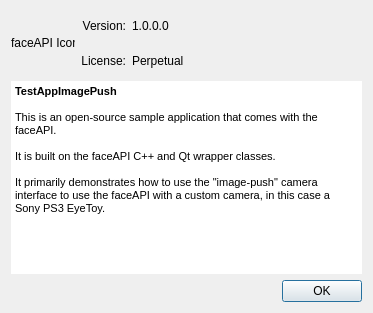
<?xml version="1.0" encoding="UTF-8"?>
<ui version="4.0">
 <class>UICAboutDialog</class>
 <widget class="QDialog" name="UICAboutDialog">
  <property name="windowModality">
   <enum>Qt::WindowModal</enum>
  </property>
  <property name="geometry">
   <rect>
    <x>0</x>
    <y>0</y>
    <width>373</width>
    <height>313</height>
   </rect>
  </property>
  <property name="windowTitle">
   <string>About TestAppImagePush</string>
  </property>
  <layout class="QVBoxLayout" name="verticalLayout">
   <item>
    <layout class="QHBoxLayout" name="horizontalLayout_2">
     <item>
      <widget class="QLabel" name="_faceapi_icon_label">
       <property name="minimumSize">
        <size>
         <width>64</width>
         <height>64</height>
        </size>
       </property>
       <property name="maximumSize">
        <size>
         <width>64</width>
         <height>64</height>
        </size>
       </property>
       <property name="text">
        <string>faceAPI Icon</string>
       </property>
      </widget>
     </item>
     <item>
      <layout class="QHBoxLayout" name="horizontalLayout">
       <item>
        <layout class="QGridLayout" name="gridLayout">
         <item row="0" column="0">
          <widget class="QLabel" name="label_2">
           <property name="text">
            <string>Version:</string>
           </property>
           <property name="alignment">
            <set>Qt::AlignRight|Qt::AlignTrailing|Qt::AlignVCenter</set>
           </property>
          </widget>
         </item>
         <item row="0" column="1">
          <widget class="QLabel" name="_faceapi_version_label">
           <property name="text">
            <string>1.0.0.0</string>
           </property>
          </widget>
         </item>
         <item row="1" column="0">
          <widget class="QLabel" name="label_3">
           <property name="text">
            <string>License:</string>
           </property>
           <property name="alignment">
            <set>Qt::AlignRight|Qt::AlignTrailing|Qt::AlignVCenter</set>
           </property>
          </widget>
         </item>
         <item row="1" column="1">
          <widget class="QLabel" name="_faceapi_licenseinfo_label">
           <property name="text">
            <string>Perpetual</string>
           </property>
          </widget>
         </item>
        </layout>
       </item>
       <item>
        <spacer name="horizontalSpacer_2">
         <property name="orientation">
          <enum>Qt::Horizontal</enum>
         </property>
         <property name="sizeHint" stdset="0">
          <size>
           <width>40</width>
           <height>20</height>
          </size>
         </property>
        </spacer>
       </item>
      </layout>
     </item>
    </layout>
   </item>
   <item>
    <widget class="QTextBrowser" name="_about_text_browser">
     <property name="sizePolicy">
      <sizepolicy hsizetype="Minimum" vsizetype="MinimumExpanding">
       <horstretch>0</horstretch>
       <verstretch>0</verstretch>
      </sizepolicy>
     </property>
     <property name="frameShape">
      <enum>QFrame::NoFrame</enum>
     </property>
     <property name="frameShadow">
      <enum>QFrame::Sunken</enum>
     </property>
     <property name="verticalScrollBarPolicy">
      <enum>Qt::ScrollBarAlwaysOff</enum>
     </property>
     <property name="horizontalScrollBarPolicy">
      <enum>Qt::ScrollBarAlwaysOff</enum>
     </property>
     <property name="html">
      <string>&lt;!DOCTYPE HTML PUBLIC &quot;-//W3C//DTD HTML 4.0//EN&quot; &quot;http://www.w3.org/TR/REC-html40/strict.dtd&quot;&gt;
&lt;html&gt;&lt;head&gt;&lt;meta name=&quot;qrichtext&quot; content=&quot;1&quot; /&gt;&lt;style type=&quot;text/css&quot;&gt;
p, li { white-space: pre-wrap; }
&lt;/style&gt;&lt;/head&gt;&lt;body style=&quot; font-family:'MS Shell Dlg 2'; font-size:8.25pt; font-weight:400; font-style:normal;&quot;&gt;
&lt;p style=&quot; margin-top:0px; margin-bottom:0px; margin-left:0px; margin-right:0px; -qt-block-indent:0; text-indent:0px;&quot;&gt;&lt;span style=&quot; font-size:8pt; font-weight:600;&quot;&gt;TestAppImagePush&lt;/span&gt;&lt;/p&gt;
&lt;p style=&quot;-qt-paragraph-type:empty; margin-top:0px; margin-bottom:0px; margin-left:0px; margin-right:0px; -qt-block-indent:0; text-indent:0px; font-size:8pt;&quot;&gt;&lt;/p&gt;
&lt;p style=&quot; margin-top:0px; margin-bottom:0px; margin-left:0px; margin-right:0px; -qt-block-indent:0; text-indent:0px;&quot;&gt;&lt;span style=&quot; font-size:8pt;&quot;&gt;This is an open-source sample application that comes with the faceAPI.&lt;/span&gt;&lt;/p&gt;
&lt;p style=&quot;-qt-paragraph-type:empty; margin-top:0px; margin-bottom:0px; margin-left:0px; margin-right:0px; -qt-block-indent:0; text-indent:0px; font-size:8pt;&quot;&gt;&lt;/p&gt;
&lt;p style=&quot; margin-top:0px; margin-bottom:0px; margin-left:0px; margin-right:0px; -qt-block-indent:0; text-indent:0px;&quot;&gt;&lt;span style=&quot; font-size:8pt;&quot;&gt;It is built on the faceAPI C++ and Qt wrapper classes.&lt;/span&gt;&lt;/p&gt;
&lt;p style=&quot;-qt-paragraph-type:empty; margin-top:0px; margin-bottom:0px; margin-left:0px; margin-right:0px; -qt-block-indent:0; text-indent:0px; font-size:8pt;&quot;&gt;&lt;/p&gt;
&lt;p style=&quot; margin-top:0px; margin-bottom:0px; margin-left:0px; margin-right:0px; -qt-block-indent:0; text-indent:0px;&quot;&gt;&lt;span style=&quot; font-size:8pt;&quot;&gt;It primarily demonstrates how to use the &quot;image-push&quot; camera interface to use the faceAPI with a custom camera, in this case a Sony PS3 EyeToy.&lt;/span&gt;&lt;/p&gt;
&lt;p style=&quot;-qt-paragraph-type:empty; margin-top:0px; margin-bottom:0px; margin-left:0px; margin-right:0px; -qt-block-indent:0; text-indent:0px; font-size:8pt;&quot;&gt;&lt;/p&gt;
&lt;p style=&quot;-qt-paragraph-type:empty; margin-top:0px; margin-bottom:0px; margin-left:0px; margin-right:0px; -qt-block-indent:0; text-indent:0px; font-size:8pt;&quot;&gt;&lt;/p&gt;&lt;/body&gt;&lt;/html&gt;</string>
     </property>
    </widget>
   </item>
   <item>
    <widget class="QDialogButtonBox" name="buttonBox">
     <property name="orientation">
      <enum>Qt::Horizontal</enum>
     </property>
     <property name="standardButtons">
      <set>QDialogButtonBox::Ok</set>
     </property>
    </widget>
   </item>
  </layout>
 </widget>
 <resources/>
 <connections>
  <connection>
   <sender>buttonBox</sender>
   <signal>accepted()</signal>
   <receiver>UICAboutDialog</receiver>
   <slot>accept()</slot>
   <hints>
    <hint type="sourcelabel">
     <x>227</x>
     <y>293</y>
    </hint>
    <hint type="destinationlabel">
     <x>157</x>
     <y>274</y>
    </hint>
   </hints>
  </connection>
  <connection>
   <sender>buttonBox</sender>
   <signal>rejected()</signal>
   <receiver>UICAboutDialog</receiver>
   <slot>reject()</slot>
   <hints>
    <hint type="sourcelabel">
     <x>264</x>
     <y>299</y>
    </hint>
    <hint type="destinationlabel">
     <x>273</x>
     <y>274</y>
    </hint>
   </hints>
  </connection>
 </connections>
</ui>
